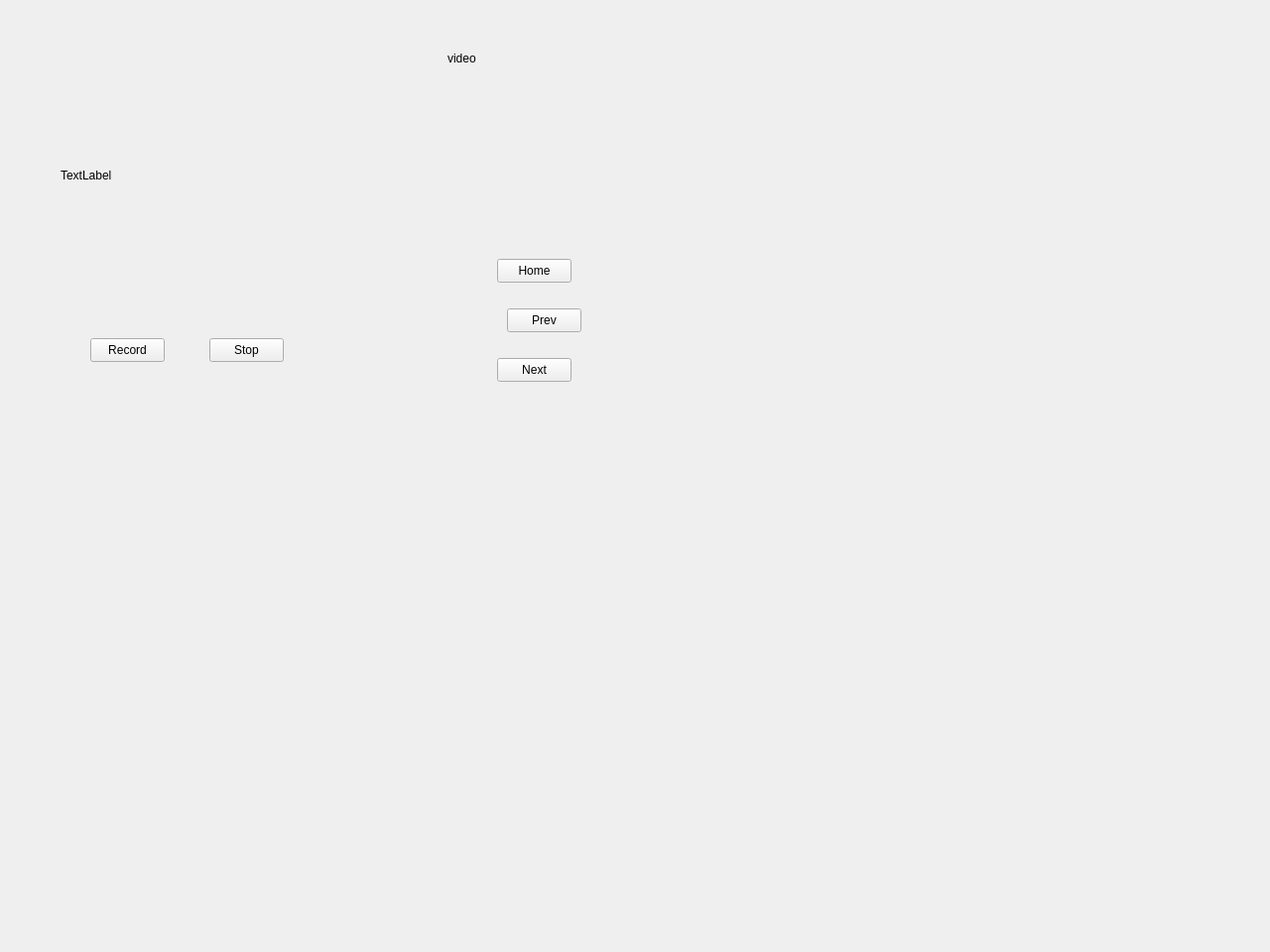
<?xml version="1.0" encoding="UTF-8"?>
<ui version="4.0">
 <class>Form</class>
 <widget class="QWidget" name="Form">
  <property name="geometry">
   <rect>
    <x>0</x>
    <y>0</y>
    <width>1280</width>
    <height>960</height>
   </rect>
  </property>
  <property name="windowTitle">
   <string>Form</string>
  </property>
  <layout class="QVBoxLayout" name="verticalLayout">
   <item>
    <widget class="QStackedWidget" name="stackedWidget">
     <widget class="QWidget" name="video_page">
      <widget class="QPushButton" name="video_home_button">
       <property name="geometry">
        <rect>
         <x>490</x>
         <y>250</y>
         <width>75</width>
         <height>24</height>
        </rect>
       </property>
       <property name="text">
        <string>Home</string>
       </property>
      </widget>
      <widget class="QPushButton" name="video_next_button">
       <property name="geometry">
        <rect>
         <x>490</x>
         <y>350</y>
         <width>75</width>
         <height>24</height>
        </rect>
       </property>
       <property name="text">
        <string>Next</string>
       </property>
      </widget>
      <widget class="QLabel" name="video_label">
       <property name="geometry">
        <rect>
         <x>440</x>
         <y>40</y>
         <width>50</width>
         <height>16</height>
        </rect>
       </property>
       <property name="text">
        <string>video</string>
       </property>
      </widget>
      <widget class="QPushButton" name="video_prev_button">
       <property name="geometry">
        <rect>
         <x>500</x>
         <y>300</y>
         <width>75</width>
         <height>24</height>
        </rect>
       </property>
       <property name="text">
        <string>Prev</string>
       </property>
      </widget>
      <widget class="QPushButton" name="record_stop_button">
       <property name="geometry">
        <rect>
         <x>200</x>
         <y>330</y>
         <width>75</width>
         <height>24</height>
        </rect>
       </property>
       <property name="text">
        <string>Stop</string>
       </property>
      </widget>
      <widget class="QPushButton" name="record_start_button">
       <property name="geometry">
        <rect>
         <x>80</x>
         <y>330</y>
         <width>75</width>
         <height>24</height>
        </rect>
       </property>
       <property name="text">
        <string>Record</string>
       </property>
      </widget>
      <widget class="QLabel" name="video_stream">
       <property name="geometry">
        <rect>
         <x>50</x>
         <y>40</y>
         <width>341</width>
         <height>251</height>
        </rect>
       </property>
       <property name="text">
        <string>TextLabel</string>
       </property>
      </widget>
     </widget>
     <widget class="QWidget" name="main_page">
      <widget class="QPushButton" name="main_next_button">
       <property name="geometry">
        <rect>
         <x>270</x>
         <y>410</y>
         <width>75</width>
         <height>24</height>
        </rect>
       </property>
       <property name="text">
        <string>Start</string>
       </property>
      </widget>
      <widget class="QPushButton" name="pushButton">
       <property name="geometry">
        <rect>
         <x>590</x>
         <y>90</y>
         <width>75</width>
         <height>24</height>
        </rect>
       </property>
       <property name="text">
        <string>Close</string>
       </property>
      </widget>
     </widget>
     <widget class="QWidget" name="info_page">
      <widget class="QLabel" name="info_label">
       <property name="geometry">
        <rect>
         <x>280</x>
         <y>190</y>
         <width>50</width>
         <height>16</height>
        </rect>
       </property>
       <property name="text">
        <string>Info</string>
       </property>
      </widget>
      <widget class="QPushButton" name="info_home_button">
       <property name="geometry">
        <rect>
         <x>490</x>
         <y>330</y>
         <width>75</width>
         <height>24</height>
        </rect>
       </property>
       <property name="text">
        <string>Home</string>
       </property>
      </widget>
      <widget class="QPushButton" name="info_next_button">
       <property name="geometry">
        <rect>
         <x>480</x>
         <y>390</y>
         <width>75</width>
         <height>24</height>
        </rect>
       </property>
       <property name="text">
        <string>Next</string>
       </property>
      </widget>
      <widget class="QPushButton" name="info_prev_button">
       <property name="geometry">
        <rect>
         <x>360</x>
         <y>390</y>
         <width>75</width>
         <height>24</height>
        </rect>
       </property>
       <property name="text">
        <string>Prev</string>
       </property>
      </widget>
     </widget>
     <widget class="QWidget" name="input_page">
      <widget class="QPushButton" name="input_next_button">
       <property name="geometry">
        <rect>
         <x>460</x>
         <y>400</y>
         <width>75</width>
         <height>24</height>
        </rect>
       </property>
       <property name="text">
        <string>Next</string>
       </property>
      </widget>
      <widget class="QPushButton" name="input_home_button">
       <property name="geometry">
        <rect>
         <x>490</x>
         <y>320</y>
         <width>75</width>
         <height>24</height>
        </rect>
       </property>
       <property name="text">
        <string>Home</string>
       </property>
      </widget>
      <widget class="QLabel" name="input_label">
       <property name="geometry">
        <rect>
         <x>250</x>
         <y>190</y>
         <width>50</width>
         <height>16</height>
        </rect>
       </property>
       <property name="text">
        <string>Input</string>
       </property>
      </widget>
      <widget class="QPushButton" name="input_prev_button">
       <property name="geometry">
        <rect>
         <x>340</x>
         <y>400</y>
         <width>75</width>
         <height>24</height>
        </rect>
       </property>
       <property name="text">
        <string>Prev</string>
       </property>
      </widget>
     </widget>
     <widget class="QWidget" name="mode_select_page">
      <widget class="QPushButton" name="mode_select_home_button">
       <property name="geometry">
        <rect>
         <x>480</x>
         <y>260</y>
         <width>75</width>
         <height>24</height>
        </rect>
       </property>
       <property name="text">
        <string>Home</string>
       </property>
      </widget>
      <widget class="QPushButton" name="mode_select_image_button">
       <property name="geometry">
        <rect>
         <x>170</x>
         <y>380</y>
         <width>75</width>
         <height>24</height>
        </rect>
       </property>
       <property name="text">
        <string>Image</string>
       </property>
      </widget>
      <widget class="QLabel" name="mode_select_label">
       <property name="geometry">
        <rect>
         <x>260</x>
         <y>180</y>
         <width>101</width>
         <height>31</height>
        </rect>
       </property>
       <property name="text">
        <string>mode select</string>
       </property>
      </widget>
      <widget class="QPushButton" name="mode_select_video_button">
       <property name="geometry">
        <rect>
         <x>370</x>
         <y>380</y>
         <width>75</width>
         <height>24</height>
        </rect>
       </property>
       <property name="text">
        <string>Video</string>
       </property>
      </widget>
      <widget class="QPushButton" name="mode_select_prev_button">
       <property name="geometry">
        <rect>
         <x>480</x>
         <y>310</y>
         <width>75</width>
         <height>24</height>
        </rect>
       </property>
       <property name="text">
        <string>Prev</string>
       </property>
      </widget>
     </widget>
     <widget class="QWidget" name="image_page">
      <widget class="QPushButton" name="image_next_button">
       <property name="geometry">
        <rect>
         <x>440</x>
         <y>360</y>
         <width>75</width>
         <height>24</height>
        </rect>
       </property>
       <property name="text">
        <string>Next</string>
       </property>
      </widget>
      <widget class="QPushButton" name="image_home_button">
       <property name="geometry">
        <rect>
         <x>470</x>
         <y>300</y>
         <width>75</width>
         <height>24</height>
        </rect>
       </property>
       <property name="text">
        <string>Home</string>
       </property>
      </widget>
      <widget class="QLabel" name="image_label">
       <property name="geometry">
        <rect>
         <x>230</x>
         <y>140</y>
         <width>50</width>
         <height>16</height>
        </rect>
       </property>
       <property name="text">
        <string>image</string>
       </property>
      </widget>
      <widget class="QPushButton" name="image_prev_button">
       <property name="geometry">
        <rect>
         <x>330</x>
         <y>360</y>
         <width>75</width>
         <height>24</height>
        </rect>
       </property>
       <property name="text">
        <string>Prev</string>
       </property>
      </widget>
     </widget>
     <widget class="QWidget" name="end_page">
      <widget class="QPushButton" name="end_home_button">
       <property name="geometry">
        <rect>
         <x>470</x>
         <y>370</y>
         <width>75</width>
         <height>24</height>
        </rect>
       </property>
       <property name="text">
        <string>Home</string>
       </property>
      </widget>
      <widget class="QLabel" name="end_label">
       <property name="geometry">
        <rect>
         <x>260</x>
         <y>160</y>
         <width>131</width>
         <height>31</height>
        </rect>
       </property>
       <property name="text">
        <string>Thank you</string>
       </property>
      </widget>
     </widget>
    </widget>
   </item>
  </layout>
 </widget>
 <resources/>
 <connections>
  <connection>
   <sender>main_next_button</sender>
   <signal>clicked()</signal>
   <receiver>Form</receiver>
   <slot>go_next_page()</slot>
   <hints>
    <hint type="sourcelabel">
     <x>319</x>
     <y>432</y>
    </hint>
    <hint type="destinationlabel">
     <x>418</x>
     <y>477</y>
    </hint>
   </hints>
  </connection>
  <connection>
   <sender>info_home_button</sender>
   <signal>clicked()</signal>
   <receiver>Form</receiver>
   <slot>go_home_page()</slot>
   <hints>
    <hint type="sourcelabel">
     <x>552</x>
     <y>350</y>
    </hint>
    <hint type="destinationlabel">
     <x>422</x>
     <y>479</y>
    </hint>
   </hints>
  </connection>
  <connection>
   <sender>end_home_button</sender>
   <signal>clicked()</signal>
   <receiver>Form</receiver>
   <slot>go_home_page()</slot>
   <hints>
    <hint type="sourcelabel">
     <x>508</x>
     <y>400</y>
    </hint>
    <hint type="destinationlabel">
     <x>634</x>
     <y>475</y>
    </hint>
   </hints>
  </connection>
  <connection>
   <sender>image_next_button</sender>
   <signal>clicked()</signal>
   <receiver>Form</receiver>
   <slot>go_end_page()</slot>
   <hints>
    <hint type="sourcelabel">
     <x>499</x>
     <y>381</y>
    </hint>
    <hint type="destinationlabel">
     <x>603</x>
     <y>479</y>
    </hint>
   </hints>
  </connection>
  <connection>
   <sender>image_home_button</sender>
   <signal>clicked()</signal>
   <receiver>Form</receiver>
   <slot>go_home_page()</slot>
   <hints>
    <hint type="sourcelabel">
     <x>525</x>
     <y>318</y>
    </hint>
    <hint type="destinationlabel">
     <x>637</x>
     <y>352</y>
    </hint>
   </hints>
  </connection>
  <connection>
   <sender>info_next_button</sender>
   <signal>clicked()</signal>
   <receiver>Form</receiver>
   <slot>go_next_page()</slot>
   <hints>
    <hint type="sourcelabel">
     <x>532</x>
     <y>411</y>
    </hint>
    <hint type="destinationlabel">
     <x>633</x>
     <y>443</y>
    </hint>
   </hints>
  </connection>
  <connection>
   <sender>input_next_button</sender>
   <signal>clicked()</signal>
   <receiver>Form</receiver>
   <slot>go_next_page()</slot>
   <hints>
    <hint type="sourcelabel">
     <x>515</x>
     <y>418</y>
    </hint>
    <hint type="destinationlabel">
     <x>636</x>
     <y>415</y>
    </hint>
   </hints>
  </connection>
  <connection>
   <sender>input_home_button</sender>
   <signal>clicked()</signal>
   <receiver>Form</receiver>
   <slot>go_home_page()</slot>
   <hints>
    <hint type="sourcelabel">
     <x>548</x>
     <y>339</y>
    </hint>
    <hint type="destinationlabel">
     <x>634</x>
     <y>343</y>
    </hint>
   </hints>
  </connection>
  <connection>
   <sender>mode_select_image_button</sender>
   <signal>clicked()</signal>
   <receiver>Form</receiver>
   <slot>go_next_page()</slot>
   <hints>
    <hint type="sourcelabel">
     <x>227</x>
     <y>396</y>
    </hint>
    <hint type="destinationlabel">
     <x>640</x>
     <y>325</y>
    </hint>
   </hints>
  </connection>
  <connection>
   <sender>mode_select_home_button</sender>
   <signal>clicked()</signal>
   <receiver>Form</receiver>
   <slot>go_home_page()</slot>
   <hints>
    <hint type="sourcelabel">
     <x>552</x>
     <y>279</y>
    </hint>
    <hint type="destinationlabel">
     <x>640</x>
     <y>286</y>
    </hint>
   </hints>
  </connection>
  <connection>
   <sender>video_home_button</sender>
   <signal>clicked()</signal>
   <receiver>Form</receiver>
   <slot>go_home_page()</slot>
   <hints>
    <hint type="sourcelabel">
     <x>538</x>
     <y>267</y>
    </hint>
    <hint type="destinationlabel">
     <x>640</x>
     <y>402</y>
    </hint>
   </hints>
  </connection>
  <connection>
   <sender>video_next_button</sender>
   <signal>clicked()</signal>
   <receiver>Form</receiver>
   <slot>go_end_page()</slot>
   <hints>
    <hint type="sourcelabel">
     <x>512</x>
     <y>432</y>
    </hint>
    <hint type="destinationlabel">
     <x>632</x>
     <y>469</y>
    </hint>
   </hints>
  </connection>
  <connection>
   <sender>mode_select_video_button</sender>
   <signal>clicked()</signal>
   <receiver>Form</receiver>
   <slot>go_next_page()</slot>
   <hints>
    <hint type="sourcelabel">
     <x>414</x>
     <y>406</y>
    </hint>
    <hint type="destinationlabel">
     <x>651</x>
     <y>431</y>
    </hint>
   </hints>
  </connection>
  <connection>
   <sender>mode_select_prev_button</sender>
   <signal>clicked()</signal>
   <receiver>Form</receiver>
   <slot>go_prev_page()</slot>
   <hints>
    <hint type="sourcelabel">
     <x>526</x>
     <y>330</y>
    </hint>
    <hint type="destinationlabel">
     <x>639</x>
     <y>479</y>
    </hint>
   </hints>
  </connection>
  <connection>
   <sender>video_prev_button</sender>
   <signal>clicked()</signal>
   <receiver>Form</receiver>
   <slot>go_prev_page()</slot>
   <hints>
    <hint type="sourcelabel">
     <x>572</x>
     <y>319</y>
    </hint>
    <hint type="destinationlabel">
     <x>663</x>
     <y>-2</y>
    </hint>
   </hints>
  </connection>
  <connection>
   <sender>input_prev_button</sender>
   <signal>clicked()</signal>
   <receiver>Form</receiver>
   <slot>go_prev_page()</slot>
   <hints>
    <hint type="sourcelabel">
     <x>387</x>
     <y>419</y>
    </hint>
    <hint type="destinationlabel">
     <x>499</x>
     <y>6</y>
    </hint>
   </hints>
  </connection>
  <connection>
   <sender>info_prev_button</sender>
   <signal>clicked()</signal>
   <receiver>Form</receiver>
   <slot>go_prev_page()</slot>
   <hints>
    <hint type="sourcelabel">
     <x>412</x>
     <y>404</y>
    </hint>
    <hint type="destinationlabel">
     <x>538</x>
     <y>-10</y>
    </hint>
   </hints>
  </connection>
  <connection>
   <sender>image_prev_button</sender>
   <signal>clicked()</signal>
   <receiver>Form</receiver>
   <slot>go_prev_page()</slot>
   <hints>
    <hint type="sourcelabel">
     <x>374</x>
     <y>380</y>
    </hint>
    <hint type="destinationlabel">
     <x>589</x>
     <y>7</y>
    </hint>
   </hints>
  </connection>
  <connection>
   <sender>pushButton</sender>
   <signal>clicked()</signal>
   <receiver>Form</receiver>
   <slot>close_window()</slot>
   <hints>
    <hint type="sourcelabel">
     <x>631</x>
     <y>108</y>
    </hint>
    <hint type="destinationlabel">
     <x>708</x>
     <y>7</y>
    </hint>
   </hints>
  </connection>
 </connections>
 <slots>
  <slot>go_next_page()</slot>
  <slot>go_home_page()</slot>
  <slot>go_end_page()</slot>
  <slot>go_prev_page()</slot>
  <slot>close_window()</slot>
  <slot>record_start()</slot>
  <slot>record_stop()</slot>
 </slots>
</ui>
